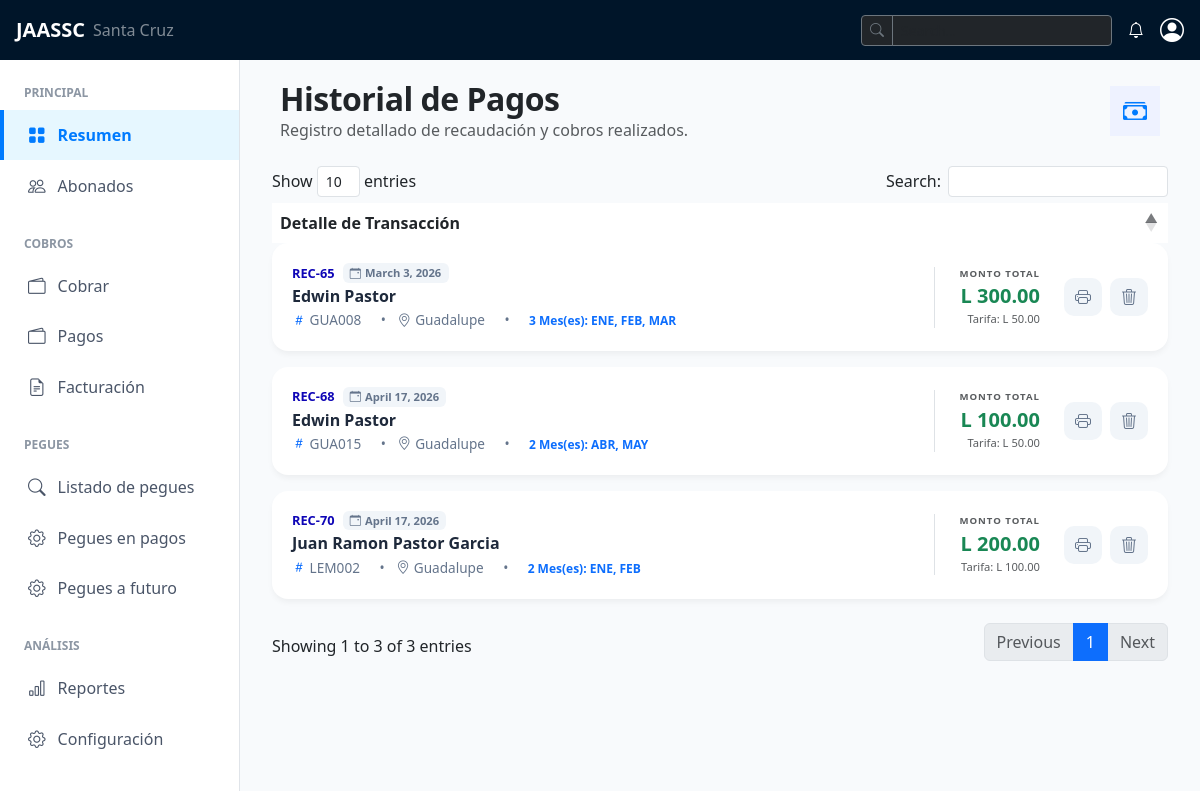
Page /cobros/pagos/ on the earlier database version.
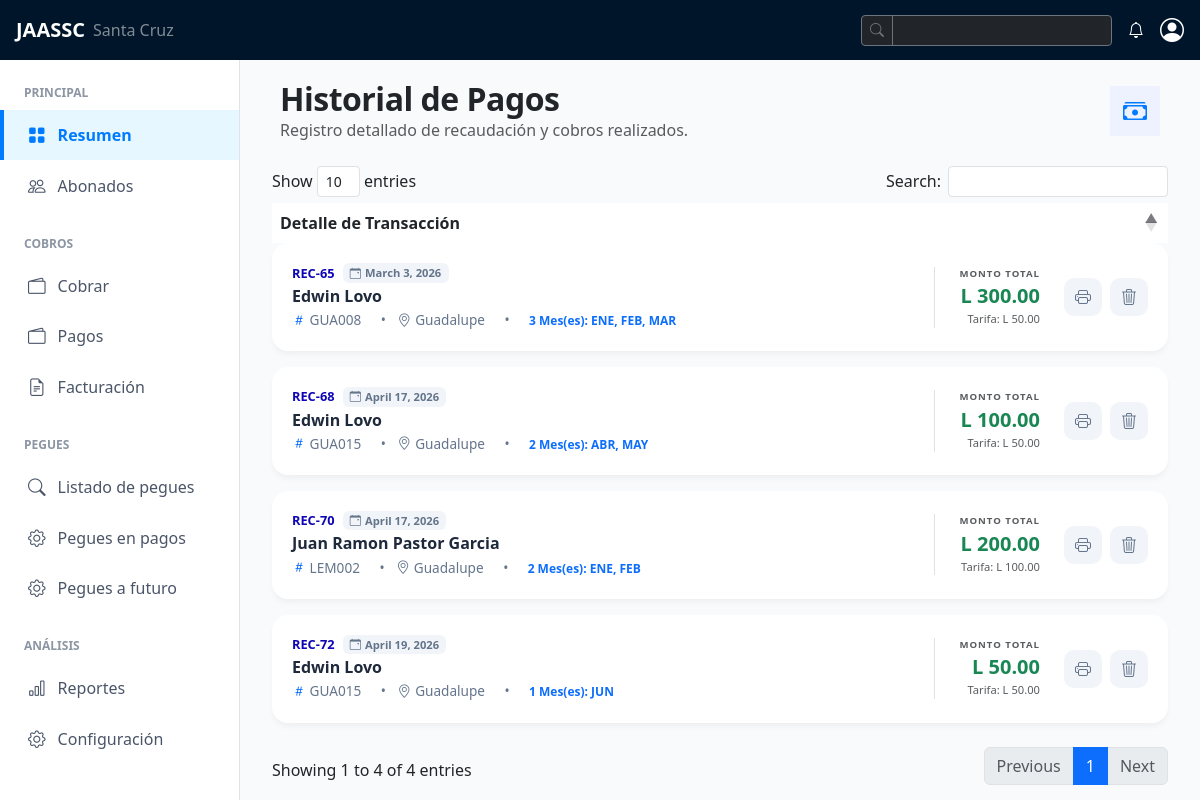
Same page on the later database version.
### barrios/models.py (models this page shows)
class Barrio(models.Model):
    nombre = models.CharField(max_length=100, unique=True)
    descripcion = models.TextField(blank=True, null=True)
    class Meta:
        ordering = ["nombre"]
    def __str__(self):
        return self.nombre

### abonados/models.py (models this page shows, shortened)
class Abonado(models.Model):
    nombre = models.CharField(max_length=100)
    dni = models.CharField(max_length=13, unique=True, blank=True, null=True, default="")
    telefono = models.CharField(max_length=8, blank=True, null=True)

### cobros/models.py (models this page shows, shortened)
class Pago(models.Model):
    pegue = models.ForeignKey(Pegue, on_delete=models.CASCADE, related_name="pagos")
    anio = models.IntegerField()
    mes = models.IntegerField(choices=[(i, i) for i in range(1, 13)])
    fecha_pago = models.DateField(auto_now_add=True)
    monto = models.DecimalField(max_digits=10, decimal_places=2)
    forma_pago = models.CharField(max_length=20, choices=[('EFEC', 'EFEC'), ('TRNF', 'TRNF')],default='EFEC')
    registrado_por = models.ForeignKey(User, on_delete=models.SET_NULL, null=True, blank=True)
    class Meta:
        unique_together = ('pegue', 'anio', 'mes')
        ordering = ['-anio', '-mes']

### pegues/models.py (models this page shows, shortened)
class Pegue(models.Model):
    codigo_pegue = models.CharField(max_length=6, unique=True, validators=[
            RegexValidator(
                regex=r'^[A-Z0-9]*$',
                message='Solo se permiten letras mayúsculas y números.',
                code='invalid_uppercase'
            )
        ])
    abonado = models.ForeignKey(Abonado, on_delete=models.CASCADE, related_name="pegues")
    barrio = models.ForeignKey(Barrio, on_delete=models.PROTECT, related_name="abonados")
    linea_distribucion = models.ForeignKey(LineaDistribucion,on_delete=models.PROTECT, related_name="abonados", blank=True, null=True)
    estado = models.CharField(choices=[('HAB', 'Habilitada'), ('INH', 'Inhabilitada'), ('CRT', 'Cortada')], max_length=10, default='HAB')
    tipo = models.CharField(choices=[('VIV', 'Vivienda'), ('COR', 'Corral'), ('SOL', 'Solar'), ('COM', 'Comercio')], max_length=10, default='VIV')
    servicios = models.ManyToManyField(Servicio, related_name="abonados")
    fecha_instalacion = models.DateField(auto_now_add=True)

### cobros/views.py (the view)
# urls.py: path("pagos/", views.pagos_index, name="pagos"),
def pagos_index(request):
    todos_pagos = Pago.objects.all().select_related('pegue__abonado').prefetch_related('pegue__servicios').order_by('pegue__codigo_pegue', '-fecha_pago')
    pagos_agrupados = defaultdict(lambda: {
        'id': None,
        'codigo': '',
        'abonado': '',
        'barrio': '',
        'fecha_pago': None,
        'monto_total': 0,
        'tarifa_actual': 0,
        'meses_pagados_str': []
    })
    for pago in todos_pagos:
        codigo = pago.pegue.codigo_pegue
        clave_agrupacion = (codigo, pago.fecha_pago)
        fila = pagos_agrupados[clave_agrupacion]
        if not fila['codigo']:
            fila['id'] = pago.id
            fila['codigo'] = codigo
            fila['abonado'] = pago.pegue.abonado.nombre
            fila['barrio'] = pago.pegue.barrio
            fila['fecha_pago'] = pago.fecha_pago # Fecha de la transacción
        fila['monto_total'] += pago.monto
        pegue = pago.pegue
        tarifa_calculada = sum(servicio.monto for servicio in pegue.servicios.filter(activo=True))
        fila['tarifa_actual'] = tarifa_calculada
        num_mes = (pago.mes)-1 # Usamos el mes del pago -1 porque la lista 'meses' es 0-indexada
        try:
            nombre_mes = meses[num_mes]
            fila['meses_pagados_str'].append(nombre_mes)
        except IndexError:
            fila['meses_pagados_str'].append(f"Mes Inválido ({num_mes})")
    lista_final_pagos = list(pagos_agrupados.values())
    return render(request, "pagos.html", {
        "pagos": lista_final_pagos,
    })

### cobros/templates/pagos.html (shortened to what the changed rows need)
{% extends "index.html" %}
{% load static %}
{% block content %}
<div class="col-xl-12 col-md-12 mb-4">
    <div class="d-flex justify-content-between align-items-center mb-4 px-2">
        <div>
            <h2 class="fw-bold text-dark m-0" style="letter-spacing: -0.5px;">Historial de Pagos</h2>
        </div>
        <div class="icon-box d-flex align-items-center justify-content-center"
             style="min-width: 50px; height: 50px; background: var(--primary-soft); border-radius: var(--radius-md); color: var(--jaassc-blue);">
        </div>
    </div>
    <div class="table-responsive" style="overflow: visible;">
        <table id="dataTable" class="table w-100">
            <thead>
                <tr><th class="border-0">Detalle de Transacción</th></tr>
            </thead>
            <tbody>
                {% for p in pagos %}
                <tr>
                    <td class="p-0 border-0 bg-transparent">
                        <div class="pegue-card d-flex align-items-center justify-content-between">
                            <div class="d-flex align-items-center flex-grow-1">
                                <div class="text-start">
                                    <div class="d-flex align-items-center gap-2 mb-1">
                                        <span class="pegue-code">REC-{{ p.id }}</span>
                                        <span class="badge" style="background: var(--border-soft); color: var(--text-light); font-size: 0.7rem; border-radius: 6px;">
                                            <i class="bi bi-calendar-event me-1"></i>{{ p.fecha_pago }}
                                        </span>
                                    </div>
                                    <h5 class="abonado-title">{{ p.abonado }}</h5>
                                    <div class="meta-info mt-1">
                                        <span class="me-2"><i class="bi bi-hash me-1 text-primary"></i>{{ p.codigo }}</span>
                                        <span class="mx-2 text-silver">•</span>
                                        <span class="me-2"><i class="bi bi-geo-alt me-1"></i>{{ p.barrio }}</span>
                                        <span class="mx-2 text-silver">•</span>
                                        <span class="badge bg-primary-soft text-primary border-0" style="font-size: 0.75rem;">
                                            {{ p.meses_pagados_str|length }} Mes(es):
                                            {% for id, nombre in p.meses_pagados_str %}
                                                {{ nombre }}{% if not forloop.last %}, {% endif %}
                                            {% endfor %}
                                        </span>
                                    </div>
                                </div>
                            </div>
                            <div class="d-flex align-items-center gap-4 price-box ps-md-4 border-start">
                                <div class="text-end">
                                    <div class="text-muted small fw-bold text-uppercase" style="font-size: 0.6rem; letter-spacing: 1px;">Monto Total</div>
                                    <div class="fw-bold text-success fs-5">L {{ p.monto_total }}</div>
                                    <div class="text-muted" style="font-size: 0.7rem;">Tarifa: L {{ p.tarifa_actual }}</div>
                                </div>
                                <div class="d-flex gap-2 actions-box">
                                    <button class="btn-action btn-edit" title="Imprimir Recibo" type="button">
                                        <i class="bi bi-printer"></i>
                                    </button>
                                    <button class="btn-action btn-delete" title="Anular Pago" type="button">
                                        <i class="bi bi-trash3"></i>
                                    </button>
                                </div>
                            </div>
                        </div>
                    </td>
                </tr>
                {% endfor %}
            </tbody>
        </table>
    </div>
</div>
{% endblock  %}

Differences in the rows shown:
now on one of the page's lists (row unchanged): Barrio: fecha_pago "April 17, 2026", abonado "Juan Ramon Pastor Garcia", codigo "LEM002", barrio "Guadalupe"
changed through a linked row, Barrio "Guadalupe": abonado "Edwin Pastor" → "Edwin Lovo"; id "68" → "72"; fecha_pago "April 17, 2026" → "April 19, 2026"; meses_pagados_str|length "2" → "1"; monto_total "100.00" → "50.00"; id "70" → "68"; abonado "Juan Ramon Pastor Garcia" → "Edwin Lovo"; codigo "LEM002" → "GUA015"; monto_total "200.00" → "100.00"; tarifa_actual "100.00" → "50.00"
Other differences:
text written by a page script: "Show entries Search: Showing 1 to 3 of 3 entries Previous 1 Next" → "Show entries Search: Showing 1 to 4 of 4 entries Previous 1 Next"
new list line: "JUN"
new list line: "ABR ,"
new list line: "MAY"
new list line: "ENE ,"
new list line: "FEB"
list line gone: "ABR ,"
list line gone: "MAY"
list line gone: "ENE ,"
list line gone: "FEB"
